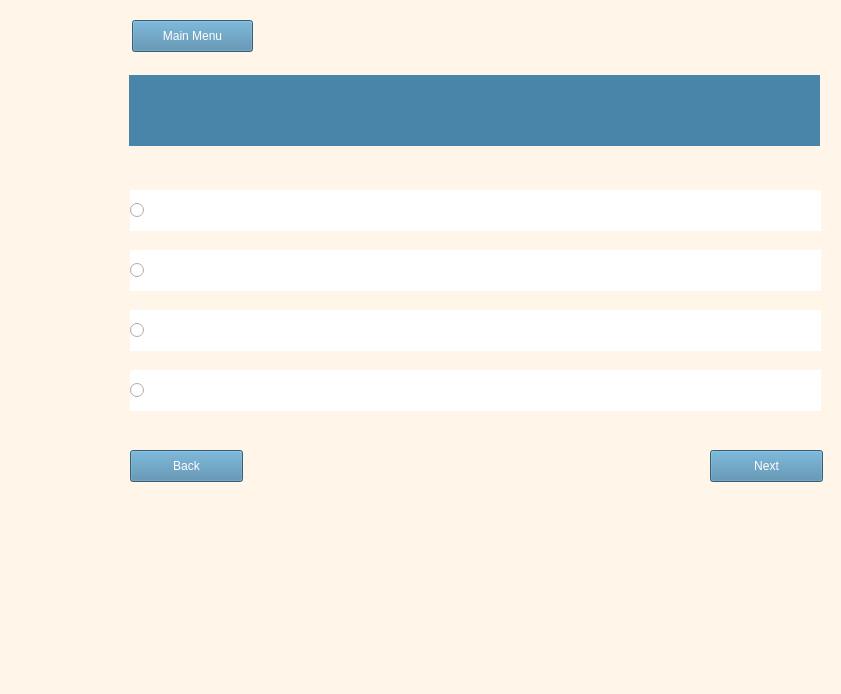
<?xml version="1.0" encoding="UTF-8"?>
<ui version="4.0">
 <class>MainWindow</class>
 <widget class="QMainWindow" name="MainWindow">
  <property name="geometry">
   <rect>
    <x>0</x>
    <y>0</y>
    <width>841</width>
    <height>694</height>
   </rect>
  </property>
  <property name="windowTitle">
   <string>MainWindow</string>
  </property>
  <property name="styleSheet">
   <string notr="true">QWidget{
 background-color: rgb(255,246,233)
}</string>
  </property>
  <widget class="QWidget" name="centralwidget">
   <widget class="QLabel" name="question">
    <property name="geometry">
     <rect>
      <x>129</x>
      <y>75</y>
      <width>691</width>
      <height>71</height>
     </rect>
    </property>
    <property name="styleSheet">
     <string notr="true">QLabel{background-color:rgb(73, 133, 168)}</string>
    </property>
    <property name="text">
     <string/>
    </property>
   </widget>
   <widget class="QRadioButton" name="answer_1">
    <property name="geometry">
     <rect>
      <x>130</x>
      <y>190</y>
      <width>691</width>
      <height>41</height>
     </rect>
    </property>
    <property name="styleSheet">
     <string notr="true">QRadioButton{background-color:rgb(255, 255, 255)}</string>
    </property>
    <property name="text">
     <string/>
    </property>
   </widget>
   <widget class="QRadioButton" name="answer_2">
    <property name="geometry">
     <rect>
      <x>130</x>
      <y>250</y>
      <width>691</width>
      <height>41</height>
     </rect>
    </property>
    <property name="styleSheet">
     <string notr="true">QRadioButton{background-color:rgb(255, 255, 255)}</string>
    </property>
    <property name="text">
     <string/>
    </property>
   </widget>
   <widget class="QRadioButton" name="answer_3">
    <property name="geometry">
     <rect>
      <x>130</x>
      <y>310</y>
      <width>691</width>
      <height>41</height>
     </rect>
    </property>
    <property name="styleSheet">
     <string notr="true">QRadioButton{background-color:rgb(255, 255, 255)}</string>
    </property>
    <property name="text">
     <string/>
    </property>
   </widget>
   <widget class="QRadioButton" name="answer_4">
    <property name="geometry">
     <rect>
      <x>130</x>
      <y>370</y>
      <width>691</width>
      <height>41</height>
     </rect>
    </property>
    <property name="styleSheet">
     <string notr="true">QRadioButton{background-color:rgb(255, 255, 255)}</string>
    </property>
    <property name="text">
     <string/>
    </property>
   </widget>
   <widget class="QPushButton" name="back_button">
    <property name="geometry">
     <rect>
      <x>130</x>
      <y>450</y>
      <width>113</width>
      <height>32</height>
     </rect>
    </property>
    <property name="styleSheet">
     <string notr="true">QPushButton{
background-color:rgb(73,133,168);
color:white;

}</string>
    </property>
    <property name="text">
     <string>Back</string>
    </property>
   </widget>
   <widget class="QPushButton" name="next_button">
    <property name="geometry">
     <rect>
      <x>710</x>
      <y>450</y>
      <width>113</width>
      <height>32</height>
     </rect>
    </property>
    <property name="styleSheet">
     <string notr="true">QPushButton{
background-color:rgb(73,133,168);
color: white;
}</string>
    </property>
    <property name="text">
     <string>Next</string>
    </property>
   </widget>
   <widget class="QPushButton" name="pushButton">
    <property name="geometry">
     <rect>
      <x>132</x>
      <y>20</y>
      <width>121</width>
      <height>32</height>
     </rect>
    </property>
    <property name="styleSheet">
     <string notr="true">QPushButton{
background-color:rgb(73,133,168);
color:white;

}</string>
    </property>
    <property name="text">
     <string>Main Menu</string>
    </property>
   </widget>
  </widget>
  <widget class="QMenuBar" name="menubar">
   <property name="geometry">
    <rect>
     <x>0</x>
     <y>0</y>
     <width>841</width>
     <height>24</height>
    </rect>
   </property>
  </widget>
  <widget class="QStatusBar" name="statusbar"/>
 </widget>
 <resources/>
 <connections/>
</ui>
